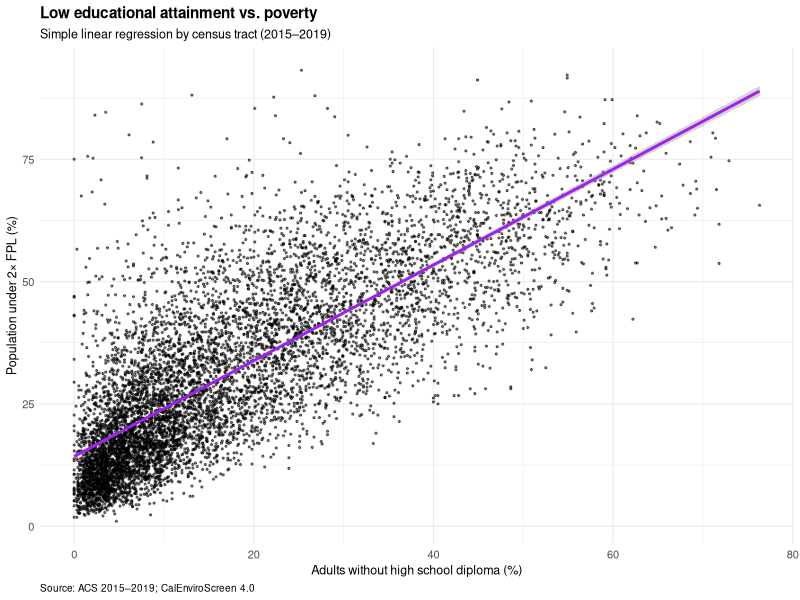
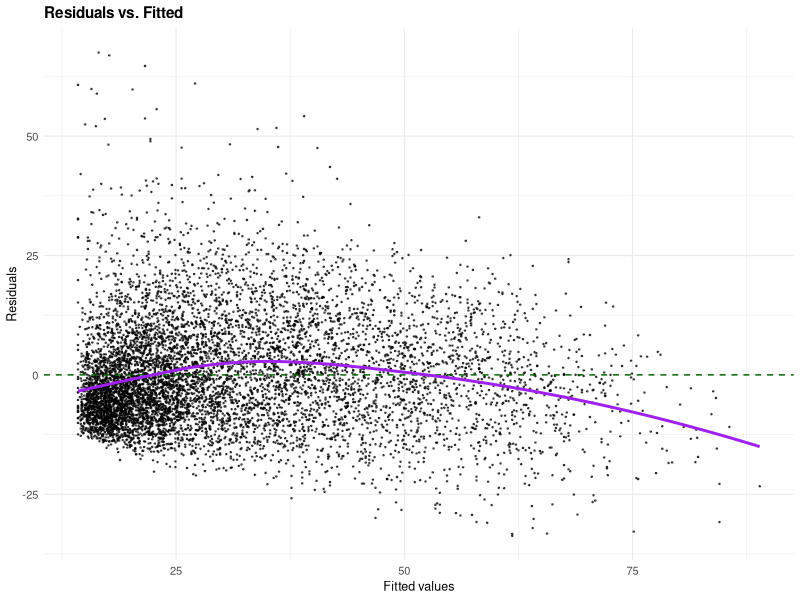
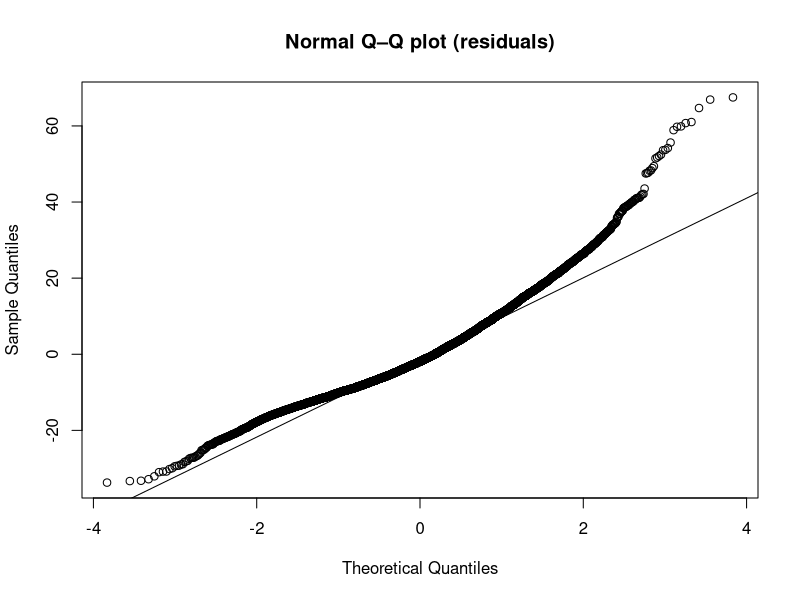
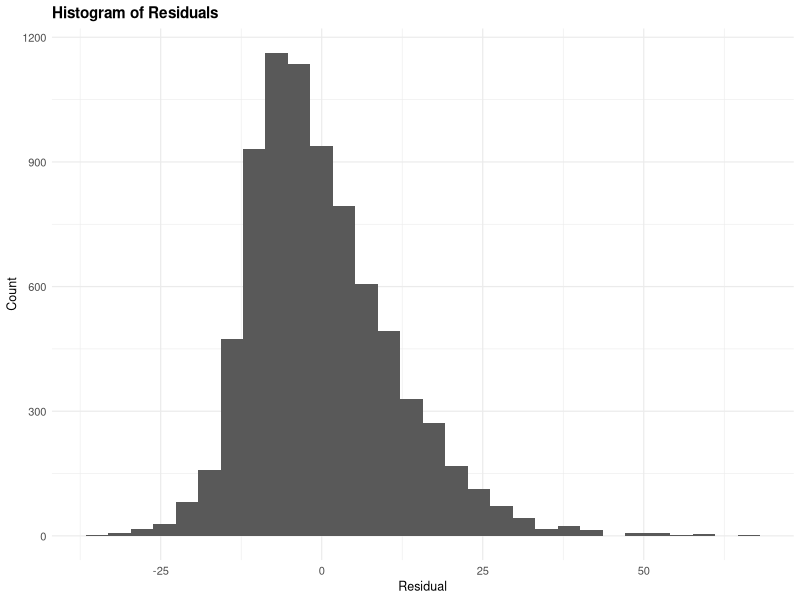
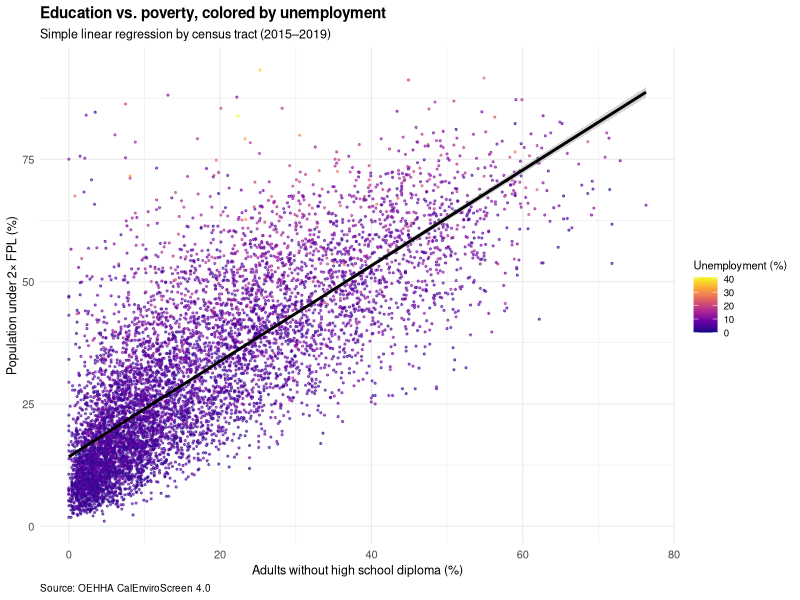

R code for these plots, in order:
## ---- chunk 1
#libraries
library(dplyr)
library(ggplot2)
library(broom)
library(readr)
library(knitr)

#load data
ces_df <- read.csv("CalEnviroScreen_4.0_data.csv") #CalEnviroScreen (ces) dataframe

#coerce to numeric & drop NAs
df_3vars <- ces_df %>%
  transmute(
    pov = suppressWarnings(as.numeric(pov)),
    edu = suppressWarnings(as.numeric(edu)),
    unemp = suppressWarnings(as.numeric(unemp))
  ) %>%
  filter(!is.na(pov), !is.na(edu), !is.na(unemp))

to_analyze_df <- ces_df %>%
transmute(
  pov = suppressWarnings(as.numeric(pov)),
  edu = suppressWarnings(as.numeric(edu))) %>%
filter(!is.na(pov), !is.na(edu))

# Set a global theme for all plots
theme_set(
  theme_minimal(base_size = 9) +
    theme(
      plot.title = element_text(face = "bold"),
      plot.caption = element_text(hjust = 0)
    )
)
theme_update(
  plot.title = element_text(face = "bold", size = 11),
  plot.subtitle= element_text(size = 9),
  axis.title = element_text(size = 9),
  axis.text = element_text(size = 8),
  legend.title = element_text(size = 8),
  legend.text = element_text(size = 7)
)

# Models
lm_fit <- lm(pov ~ edu, data=to_analyze_df) #predictor (x): edu, outcome (y): pov; simple linear regression (primary)
lm_fit2 <- lm(pov ~ edu + unemp, data=df_3vars) #predictor (x): edu, outcome (y): pov, for model with unemployment included 

# vars for inline references
n_obs    <- nobs(lm_fit)
coefs <- coef(lm_fit)
intercept <- coef(lm_fit)[1]
slope <- coef(lm_fit)[2] 
r2 <- summary(lm_fit)$r.squared
p_val <- broom::tidy(lm_fit) %>% 
  filter(term == "edu") %>% pull(p.value)

conf_int <- confint(lm_fit)["edu", ]

# Second model vars
n_obs2 <- stats::nobs(lm_fit2)
intercept2 <- coef(lm_fit2)[1]
slope2 <- coef(lm_fit2)["edu"]
r22 <- summary(lm_fit2)$r.squared

# Descriptive stats table
# Descriptive stats table
summ_tbl <- bind_rows(
  df_3vars |> summarize(
    Variable = "Poverty",
    Mean = mean(pov), SD = sd(pov), Min = min(pov),
    `25th` = quantile(pov, .25),
    Median = median(pov),
    `75th` = quantile(pov, .75),
    Max = max(pov)
  ),
  df_3vars |> summarize(
    Variable = "Low Education",
    Mean = mean(edu), SD = sd(edu), Min = min(edu),
    `25th` = quantile(edu, .25),
    Median = median(edu),
    `75th` = quantile(edu, .75),
    Max = max(edu)
  ),
  df_3vars |> summarize(
    Variable = "Unemployment",
    Mean = mean(unemp), SD = sd(unemp), Min = min(unemp),
    `25th` = quantile(unemp, .25),
    Median = median(unemp),
    `75th` = quantile(unemp, .75),
    Max = max(unemp)
  )
) |>
  dplyr::mutate(dplyr::across(Mean:Max, ~ round(.x, 2)))

# Single N for the whole table
N <- nrow(df_3vars)

# Formatted for printing (append % to distribution columns)
summ_tbl_fmt <- summ_tbl |>
  dplyr::mutate(
    dplyr::across(
      c(Mean, SD, Min, `25th`, Median, `75th`, Max),
      ~ sprintf("%.1f%%", .x)
    )
  )

## ---- chunk 2
library(kableExtra)

kable(
  summ_tbl_fmt,
  caption = paste0(
    "Descriptive statistics for ", N, " census tracts from the supplemental dataset including unemployment. Tract-level rates are percentages for each variable that summarize the mean, standard deviation, minimum, 25th percentile, median (50th percentile), 75th percentile, and maximum values."
  ),
  booktabs = TRUE,
  linesep = ""
) |>
  # group header over columns 2–8
  add_header_above(c(" " = 1, "Tract-level distribution rates (percent)" = 7)) |>
  kable_styling(
    full_width = FALSE,
    font_size = 8,
    latex_options = c("hold_position", "striped", "condensed", "scale_down")
  ) |>
  column_spec(1, width = "10em") |>
  # no vertical borders here
  column_spec(2:8, width = "3.5em")
## ---- chunk 3
# correlation matrix for the key variables 
cor_tbl <- cor(
  df_3vars[, c("pov", "edu", "unemp")],
  use = "pairwise.complete.obs"
)
## ---- chunk 4
#| fig-width: 5.25 #override to make bigger
#| fig-height: 3.2
#| fig-cap: !expr 'sprintf("California census tracts (2015–2019): each +1 pp in adults without HS diploma is associated with %.2f pp higher poverty (OLS). $R^2$ = %.2f.", slope, r2)'


eq_math <- sprintf("y == %.3f + %.3f * x ~ \",\" ~ R^2 == %.3f", intercept, slope, r2) # create equation text

#scatter plot with regression
ggplot(to_analyze_df, aes(edu, pov)) +
  geom_point(alpha = 0.5, size = 0.45) +
  geom_smooth(method = "lm", se = TRUE, color = "purple") +
  labs(
    title = "Low educational attainment vs. poverty",
    subtitle = "Simple linear regression by census tract (2015–2019)",
    x = "Adults without high school diploma (%)",
    y = "Population under 2× FPL (%)",
    caption = "Source: ACS 2015–2019; CalEnviroScreen 4.0"
  )
## ---- chunk 5
#| fig-cap: "Residuals vs. fitted values for the simple OLS (poverty ~ education). Each point shows how much the model’s prediction differs from the actual poverty rate for each census tract, and the purple line shows the general trend in these residuals. The point clustering and trend line curvature suggests the model may suggest dependence of errors and heteroscedasticity."
resid_df <- data.frame(.fitted = fitted(lm_fit), .resid = resid(lm_fit))
ggplot(resid_df, aes(.fitted, .resid)) +
  geom_point(alpha = .6, size = .25) +
  geom_hline(yintercept = 0, linetype = "dashed", color="darkgreen") +
  geom_smooth(method = "loess", se = FALSE, color = "purple") +
  labs(x = "Fitted values", y = "Residuals", title = "Residuals vs. Fitted")
## ---- chunk 6
#| fig-cap: "Normal Q–Q plot of residuals. Points near the line indicate approximate normality; curvature indicates deviations from normality."
qqnorm(resid(lm_fit), main = "Normal Q–Q plot (residuals)")
qqline(resid(lm_fit))
## ---- chunk 7
#| fig-cap: "Histogram of residuals. A roughly bell-shaped, symmetric distribution supports the normal-errors assumption, skew indicates deviations from normality."

ggplot(data.frame(res = resid(lm_fit)), aes(x = res)) +
  geom_histogram(bins = 30) +
  labs(x = "Residual", y = "Count", title = "Histogram of Residuals")
## ---- chunk 8
#| fig-width: 5.25 
#| fig-height: 3.2 
#| fig-dpi: 300
#| fig-cap: !expr 'sprintf("California census tracts (2015–2019). Poverty is higher where educational attainment is lower: each +1 %% point in adults without a HS diploma is associated with %.2f pp higher poverty (OLS), $R^2$ = %.2f.", slope2, r22)'


#plot for scatter with unemp included as color only
ggplot(df_3vars, aes(edu, pov, color = unemp)) +
  geom_point(alpha = 0.55, size = 0.45) +
  scale_color_viridis_c(name = "Unemployment (%)", option = "plasma") +
  geom_smooth(method = "lm", se = TRUE, color = "black") +
  labs(
    title = "Education vs. poverty, colored by unemployment",
    subtitle = "Simple linear regression by census tract (2015–2019)",
    x = "Adults without high school diploma (%)",
    y = "Population under 2× FPL (%)",
    caption = "Source: OEHHA CalEnviroScreen 4.0"
  ) +
  guides(color = guide_colorbar(barheight = unit(40, "pt")))
